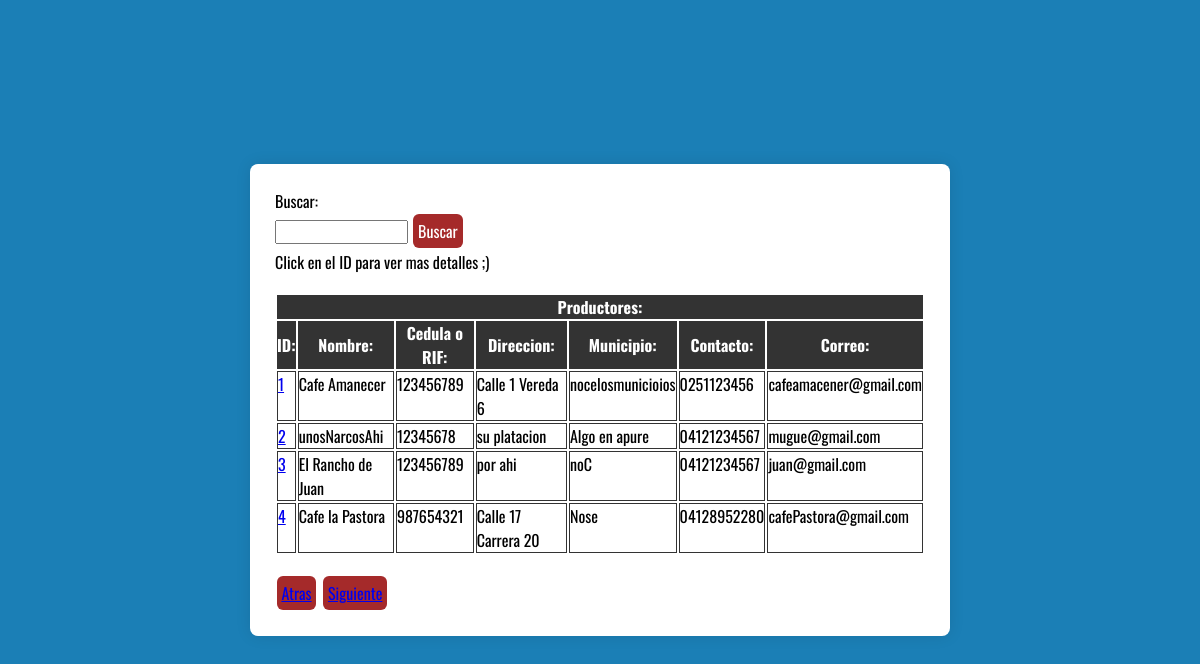
Screenshot of /Vistas/listaProductores/listaProductores.php with the database file from the repository.
### tables this page shows
CREATE TABLE `productor` (
  `ID_Productor` int(11) NOT NULL,
  `Nombre` varchar(30) NOT NULL,
  `Cedula_RIF` varchar(15) NOT NULL,
  `Direccion` text NOT NULL,
  `Localidad` varchar(30) NOT NULL,
  `Municipio` varchar(30) NOT NULL,
  `Contacto` varchar(20) NOT NULL,
  `Traido_Por` varchar(30) NOT NULL,
  `Correo` varchar(30) NOT NULL,
  `Asesor_Tecnico` varchar(30) NOT NULL
);

### clases/Productor.php (called while the page is built, shortened)
<?php
    class Prodcutor{
        public function listarProductores($pagina, $registros, $busqueda){
            $inicio = ($pagina > 0) ? (($pagina * $registros) - $registros) : 0;
            if(isset($busqueda) && $busqueda != ""){
                $consultaDatos = "SELECT * FROM productor WHERE ID_Productor LIKE '$busqueda' OR Nombre LIKE '%$busqueda%' OR Cedula_RIF LIKE '%$busqueda%';";
            }else{
                $consultaDatos = "SELECT * FROM productor LIMIT $inicio, $registros;";
            }
            $conexion = conexion();
            $datos = $conexion->query($consultaDatos);
            $datos = $datos->fetchAll();
            return $datos;
        }
    }
?>

### Vistas/listaProductores/listaProductores.php (the view, shortened to what this page needs)
<!DOCTYPE html>
<html lang="en">
<head>
    <link rel="stylesheet" type="text/css"
        href="https://cdnjs.cloudflare.com/ajax/libs/font-awesome/6.4.0/css/all.min.css"
 />
    <link rel="stylesheet" href="./styles/styles.css">
</head>
<body>
    <section class="container">
        <form action="" method="GET">
            <label for="busqueda">Buscar:</label><br>
            <input type="text" name="busqueda" id="busqueda">
            <input type="submit" value="Buscar" class="boton">
        </form>
        <?php
        include "../../clases/Productor.php";
        $productores = new Prodcutor;
        $pagInicial = (isset($_GET['paginaInicial']) && is_numeric($_GET['paginaInicial']) && $_GET['paginaInicial'] > 1) ? $_GET['paginaInicial'] : 1;
        $busqueda = (isset($_GET['busqueda'])) ? limpiarCadena($_GET['busqueda']) : "";
        $productores = $productores->listarProductores($pagInicial, 10, $busqueda);
        if (!$productores){
            echo "No se han encontrado productores :(";
            echo '<div id="botones" style="justify-content: space-around;">
                    <button type="button" class="boton"><a href="?paginaInicial='.((int)$pagInicial - 1).'">Atras</a></button>
                    <button type="button" class="boton"><a href="?paginaInicial='.((int)$pagInicial + 1).'">Siguiente</a></button>
                </div>
            ';
        }else {
            echo '
                        <p>Click en el ID para ver mas detalles ;)</p>
                        <table id="resultado">
                            <tbody>
                                <tr>
                                    <th colspan="7">Productores:</th>
                                </tr>
                                <tr>
                                    <th>ID:</th>
                                    <th>Nombre:</th>
                                    <th>Cedula o RIF:</th>
                                    <th>Direccion:</th>
                                    <th>Municipio:</th>
                                    <th>Contacto:</th>
                                    <th>Correo:</th>
                                </tr>
                    ';
            foreach($productores as $productor){
                echo '
                <tr>
                    <td><a href="../BuscarProdcutor/buscarProdcutorYMuestrasV2.php?buscar='.$productor['ID_Productor'].'">'.$productor['ID_Productor'].'</a></td>
                    <td>'.$productor['Nombre'].'</td>
                    <td>'.$productor['Cedula_RIF'].'</td>
                    <td>'.$productor['Direccion'].'</td>
                    <td>'.$productor['Municipio'].'</td>
                    <td>'.$productor['Contacto'].'</td>
                    <td>'.$productor['Correo'].'</td>
                </tr>
                ';
            }
            echo '</tbody>
                </table>
                <div id="botones" style="justify-content: space-around;">
                    <button type="button" class="boton"><a href="?paginaInicial='.((int)$pagInicial - 1).'">Atras</a></button>
                    <button type="button" class="boton"><a href="?paginaInicial='.((int)$pagInicial + 1).'">Siguiente</a></button>
                </div>
            ';
        }
        ?>
    </section>
</body>
</html>

### Vistas/listaProductores/styles/styles.css (style rules this page uses)
* { margin: 0; padding: 0; box-sizing: border-box; font-family: 'Oswald', sans-serif; }
body { min-height: 100vh; display: flex; align-items: center; justify-content: center; padding:20px; background-color: rgb(27, 127, 182); background-image: url(https://images.unsplash.com/photo-1433185000771-ec45c869c61b?ixlib=rb-4.0.3&ixid=M3wxMjA3fDB8MHxwaG90by1wYWdlfHx8fGVufDB8fHx8fA%3D%3D&auto=format&fit=crop&w=1074&q=80); background-size: cover; background-position: center; }
.container { position: relative; max-width: 700px; width: 100%; background: #fff; padding: 25px; border-radius: 8px; box-shadow: 0 0 15px rgba(0,0, 0, 0.1); }
#resultado { width: 100%; margin: 3% 0%; }
td { border: 1px solid #333; vertical-align: top; }
th { background-color: #333; color: #fff; }
.boton { border: none; font-size: 1rem; padding: 0.3rem; margin: 0.1rem; color: #fff; background-color: rgb(165, 42, 42); border-radius: 6px; transition: 0.6s; cursor: pointer; }

### rows the page displays
productor: ID_Productor "1", Nombre "Cafe Amanecer", Cedula_RIF "123456789", Direccion "Calle 1 Vereda 6", Municipio "nocelosmunicioios", Contacto "0251123456", Correo "cafeamacener@gmail.com"
productor: ID_Productor "2", Nombre "unosNarcosAhi", Cedula_RIF "12345678", Direccion "su platacion", Municipio "Algo en apure", Contacto "04121234567", Correo "mugue@gmail.com"
productor: ID_Productor "3", Nombre "El Rancho de Juan", Cedula_RIF "123456789", Direccion "por ahi", Municipio "noC", Contacto "04121234567", Correo "juan@gmail.com"
productor: ID_Productor "4", Nombre "Cafe la Pastora", Cedula_RIF "987654321", Direccion "Calle 17 Carrera 20", Municipio "Nose", Contacto "04128952280", Correo "cafePastora@gmail.com"
